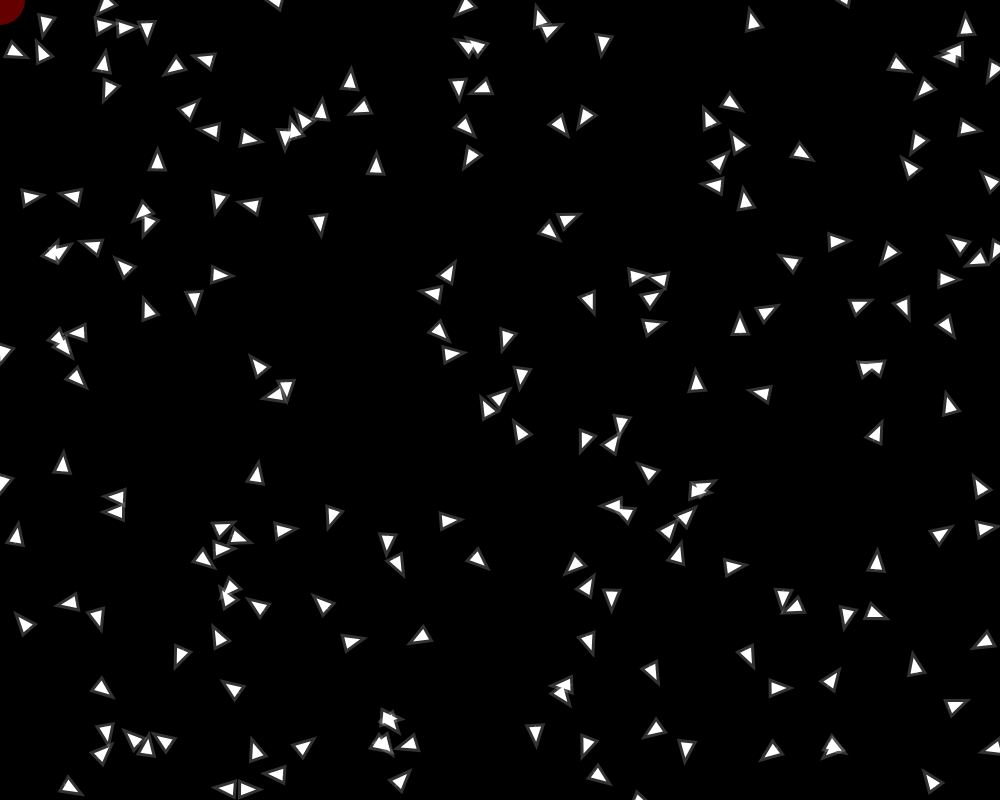
Frame 1 (no input)
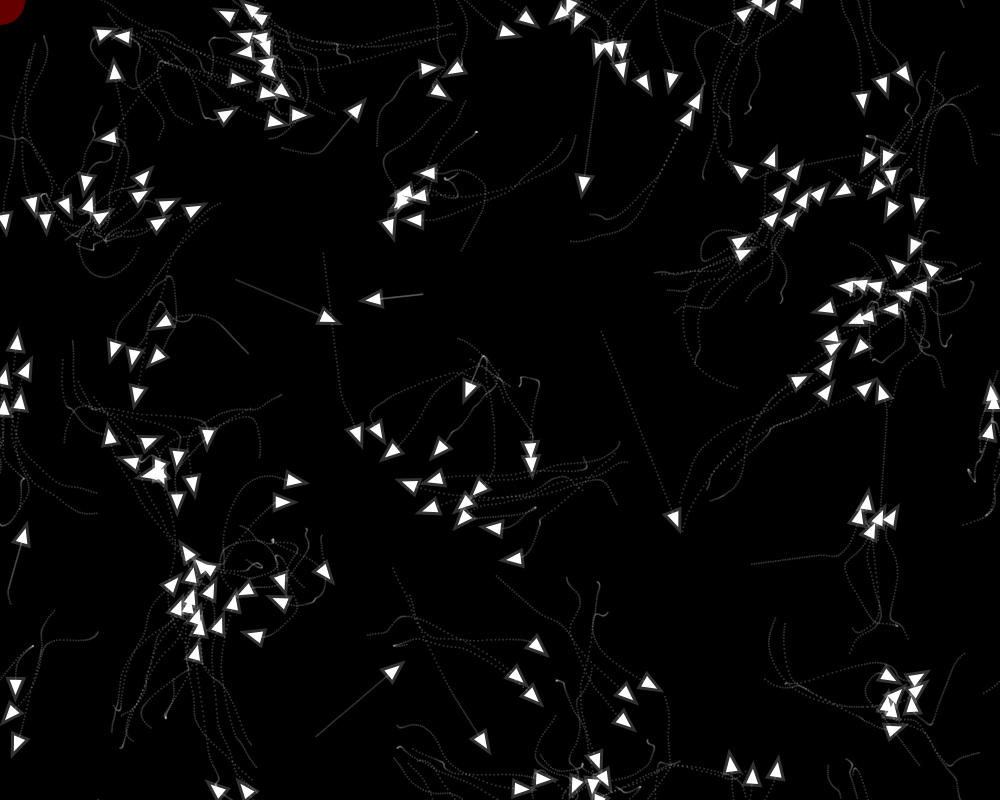
Frame 60 (no input)
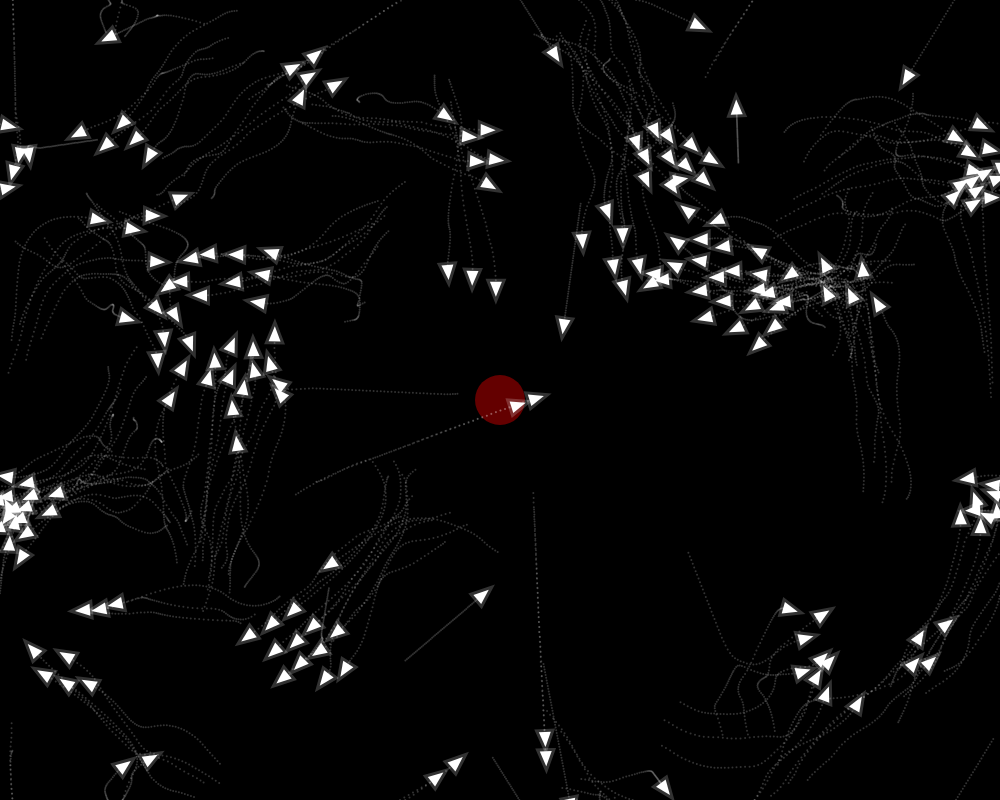
Frame 120 (the mouse pressed at the canvas centre since frame 60)

The p5.js sketch that drew these frames (run headless with seeded random() and noise() and a simulated clock; from frame 60 on, the mouse is pressed at the canvas centre):

// p5.js sketch
// ── sketch.js
// Flocking
// Daniel Shiffman
// https://thecodingtrain.com/CodingChallenges/124-flocking-boids.html
// https://youtu.be/mhjuuHl6qHM

const flock = [];

let alignSlider, cohesionSlider, separationSlider;
let target;
let obstacles = [];

function setup() {
  createCanvas(1000, 800);
  alignSlider = createSlider(0, 2, 1.5, 0.1);
  cohesionSlider = createSlider(0, 2, 1, 0.1);
  separationSlider = createSlider(0, 2, 2, 0.1);
  for (let i = 0; i < 200; i++) {
    flock.push(new Boid());
  }

}

function draw() {
  background(0);
  for (let obstacle of obstacles) {
    obstacle.show();
    for (let boid of flock) {
      obstacle.applyRepulsion(boid);
    }
  }
  const target = createVector(mouseX, mouseY);
  fill(255, 0, 0, 100);
  noStroke();
  ellipse(target.x, target.y, 50, 50);
  for (let boid of flock) {
    boid.edges();
    boid.flock(flock);
    boid.applyRepulsion(target);
    boid.update();
    boid.show();
  }  
}

function keyPressed() {
  if (key == 'o') {
    obstacles.push(new Obstacle(mouseX, mouseY, random(10, 50)));
  }
}
// ── boids.js
// Flocking
// Daniel Shiffman
// https://thecodingtrain.com/CodingChallenges/124-flocking-boids.html
// https://youtu.be/mhjuuHl6qHM

class Boid {
  constructor() {
    this.position = createVector(random(width), random(height));
    this.velocity = p5.Vector.random2D();
    this.velocity.setMag(random(2, 4));
    this.acceleration = createVector();
    this.maxForce = 0.2;
    this.maxSpeed = 5;
    this.path = [];
    this.pathLength = 50;
  }

  edges() {
    if (this.position.x > width) {
      this.position.x = 0;
    } else if (this.position.x < 0) {
      this.position.x = width;
    }
    if (this.position.y > height) {
      this.position.y = 0;
    } else if (this.position.y < 0) {
      this.position.y = height;
    }
  }

  align(boids) {
    let perceptionRadius = 25;
    let steering = createVector();
    let total = 0;
    for (let other of boids) {
      let d = dist(this.position.x, this.position.y, other.position.x, other.position.y);
      if (other != this && d < perceptionRadius) {
        steering.add(other.velocity);
        total++;
      }
    }
    if (total > 0) {
      steering.div(total);
      steering.setMag(this.maxSpeed);
      steering.sub(this.velocity);
      steering.limit(this.maxForce);
    }
    return steering;
  }

  separation(boids) {
    let perceptionRadius = 24;
    let steering = createVector();
    let total = 0;
    for (let other of boids) {
      let d = dist(this.position.x, this.position.y, other.position.x, other.position.y);
      if (other != this && d < perceptionRadius) {
        let diff = p5.Vector.sub(this.position, other.position);
        diff.div(d * d);
        steering.add(diff);
        total++;
      }
    }
    if (total > 0) {
      steering.div(total);
      steering.setMag(this.maxSpeed);
      steering.sub(this.velocity);
      steering.limit(this.maxForce);
    }
    return steering;
  }

  cohesion(boids) {
    let perceptionRadius = 50;
    let steering = createVector();
    let total = 0;
    for (let other of boids) {
      let d = dist(this.position.x, this.position.y, other.position.x, other.position.y);
      if (other != this && d < perceptionRadius) {
        steering.add(other.position);
        total++;
      }
    }
    if (total > 0) {
      steering.div(total);
      steering.sub(this.position);
      steering.setMag(this.maxSpeed);
      steering.sub(this.velocity);
      steering.limit(this.maxForce);
    }
    return steering;
  }

  flock(boids) {
    let alignment = this.align(boids);
    let cohesion = this.cohesion(boids);
    let separation = this.separation(boids);

    alignment.mult(alignSlider.value());
    cohesion.mult(cohesionSlider.value());
    separation.mult(separationSlider.value());

    this.acceleration.add(alignment);
    this.acceleration.add(cohesion);
    this.acceleration.add(separation);
  }

  update() {
    this.path.push(this.position.copy());
    if (this.path.length > this.pathLength) {
      this.path.shift();
    }
    this.position.add(this.velocity);
    this.velocity.add(this.acceleration);
    this.velocity.limit(this.maxSpeed);
    this.acceleration.mult(0);
  }

  show() {
    stroke(255, 50);
    for (let i = 0; i < this.path.length; i++) {
      let pos = this.path[i];
      strokeWeight(2);
      point(pos.x, pos.y);

    }
    strokeWeight(6);
    fill(255);
    // stroke(255);
    // point(this.position.x, this.position.y);
    push();
    translate(this.position.x, this.position.y);
    let angle = this.velocity.heading() + PI / 2;
    rotate(angle);
    triangle(-6, 3, 6, 3, 0, -12);
    pop();

  }

  applyRepulsion(target) {
    let distance = this.position.dist(target);
    let repulsionRadius = 50;
    if (distance < repulsionRadius + 10) {
      let force = p5.Vector.sub(this.position, target);
      force.setMag(this.maxSpeed);
      force.sub(this.velocity);
      force.limit(this.maxForce);
      this.acceleration.add(force);
    }
  }
}



// ── obstacle.js
class Obstacle {
    constructor(x, y, r) {
        this.position = createVector(x, y);
        this.radius = r;
    }

    show() {
        fill(0, 255, 0, 150); 
        noStroke();
        ellipse(this.position.x, this.position.y, this.radius * 2);
    }

    applyRepulsion(boid) {
        let distance = boid.position.dist(this.position);
        if (distance < this.radius + 10) { 
            let force = p5.Vector.sub(boid.position, this.position);
            force.setMag(boid.maxSpeed);
            force.sub(boid.velocity);
            force.limit(boid.maxForce);
            boid.acceleration.add(force);
        }
    }
}
